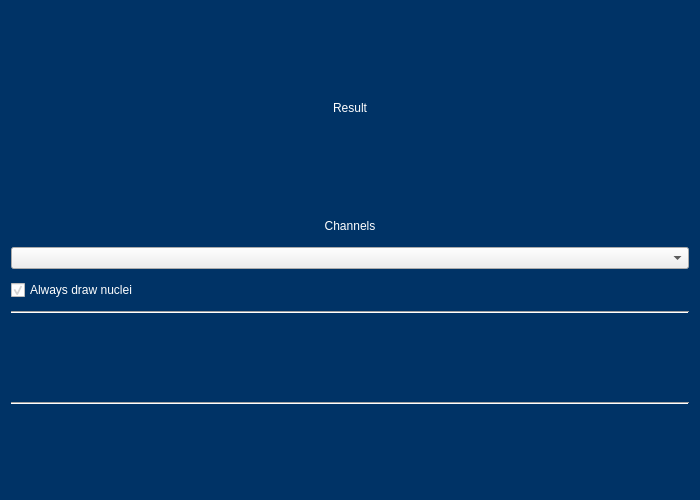
<?xml version="1.0" encoding="UTF-8"?>
<ui version="4.0">
 <class>Dialog</class>
 <widget class="QDialog" name="Dialog">
  <property name="windowModality">
   <enum>Qt::WindowModal</enum>
  </property>
  <property name="geometry">
   <rect>
    <x>0</x>
    <y>0</y>
    <width>700</width>
    <height>500</height>
   </rect>
  </property>
  <property name="sizePolicy">
   <sizepolicy hsizetype="Fixed" vsizetype="Fixed">
    <horstretch>0</horstretch>
    <verstretch>0</verstretch>
   </sizepolicy>
  </property>
  <property name="minimumSize">
   <size>
    <width>700</width>
    <height>500</height>
   </size>
  </property>
  <property name="windowTitle">
   <string>Dialog</string>
  </property>
  <property name="styleSheet">
   <string notr="true">
FigureCanvasQTAgg{
	background-color:rgba(0,0,0,0)
}

QPushButton{
	color: White;
	background-color: rgba(22, 42, 75 , 255);
	border: none;
	font-size: 14px;
 	text-align: center;
     display: inline-block;
	min-height: 25;
	min-width: 40;
	padding-left: 4px;
	padding-right: 4px;
}

QPushButton:hover{
	background-color:  rgba(15, 35, 68 , 255);
}

QPushButton:pressed{
	background-color:  rgba(8, 28, 61 , 255);
}

QPushButton:disabled{
	background-color:  rgba(40, 60, 100 , 255);
}

QLabel, QCheckBox{
	font-size: 12px;
	color: White;
	min-height: 30px;
	max-height: 30px;
}

QDialog{
	background-color: rgb(0, 51, 102);
}

QTabWidget::pane{
	background-color:  rgba(32, 52, 85 , 255);
	border-style: solid;
  	border-width: 1px;
}

QTabWidget QTabBar::tab{
	background-color:  rgba(32, 52, 85 , 255);
	border-top: rgba(42, 62, 95 , 255);
	border-left: rgba(42, 62, 95 , 255);
	border-right: rgba(42, 62, 95 , 255);
	border-bottom: rgba(32, 52, 85 , 255);
	border-style: solid;
  	border-width: 1px;
	margin-right: 1px;
	margin-leftt: 1px;
	margin-top: 1px;
	padding: 2px;
	height: 25px; 
	color: White;
}

QTabBar::tab:selected{
	background-color:  rgba(39, 59, 89 , 255);
}

QTabBar::tab:!selected {
	margin-top: 2px; 
}

QTabBar::tab:hover{
	background-color: rgba(52, 72, 105 , 255);
}
</string>
  </property>
  <property name="sizeGripEnabled">
   <bool>false</bool>
  </property>
  <layout class="QVBoxLayout" name="verticalLayout_3">
   <item>
    <widget class="QLabel" name="lbl_title">
     <property name="font">
      <font>
       <pointsize>-1</pointsize>
      </font>
     </property>
     <property name="text">
      <string>Result</string>
     </property>
     <property name="alignment">
      <set>Qt::AlignCenter</set>
     </property>
    </widget>
   </item>
   <item>
    <layout class="QHBoxLayout" name="navbar">
     <item>
      <layout class="QVBoxLayout" name="channel_selector">
       <item>
        <widget class="QLabel" name="label_2">
         <property name="sizePolicy">
          <sizepolicy hsizetype="Preferred" vsizetype="Minimum">
           <horstretch>0</horstretch>
           <verstretch>0</verstretch>
          </sizepolicy>
         </property>
         <property name="minimumSize">
          <size>
           <width>0</width>
           <height>30</height>
          </size>
         </property>
         <property name="text">
          <string>Channels</string>
         </property>
         <property name="alignment">
          <set>Qt::AlignCenter</set>
         </property>
        </widget>
       </item>
       <item>
        <widget class="QComboBox" name="cbx_channels"/>
       </item>
       <item>
        <widget class="QCheckBox" name="cbx_nuclei">
         <property name="text">
          <string>Always draw nuclei</string>
         </property>
         <property name="checked">
          <bool>true</bool>
         </property>
        </widget>
       </item>
       <item>
        <widget class="Line" name="line_2">
         <property name="orientation">
          <enum>Qt::Horizontal</enum>
         </property>
        </widget>
       </item>
      </layout>
     </item>
    </layout>
   </item>
   <item>
    <widget class="Line" name="line">
     <property name="orientation">
      <enum>Qt::Horizontal</enum>
     </property>
    </widget>
   </item>
  </layout>
 </widget>
 <resources/>
 <connections/>
</ui>
